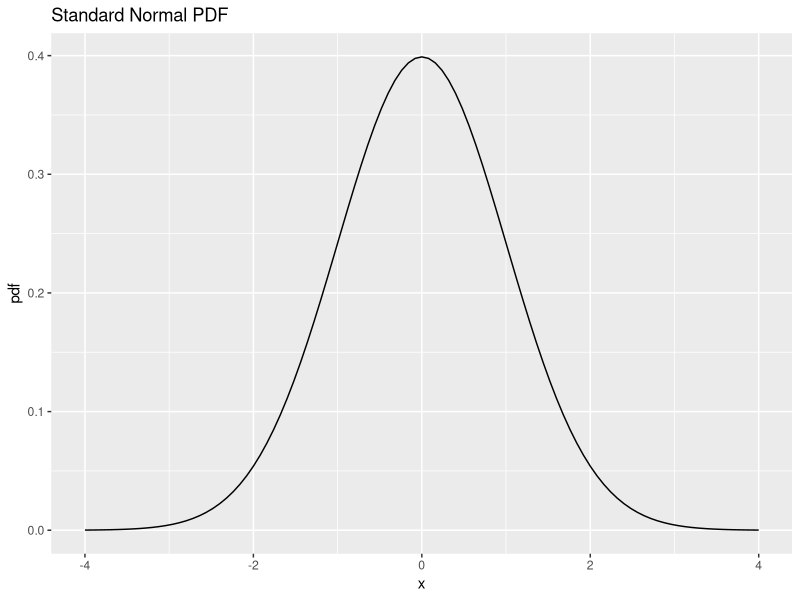
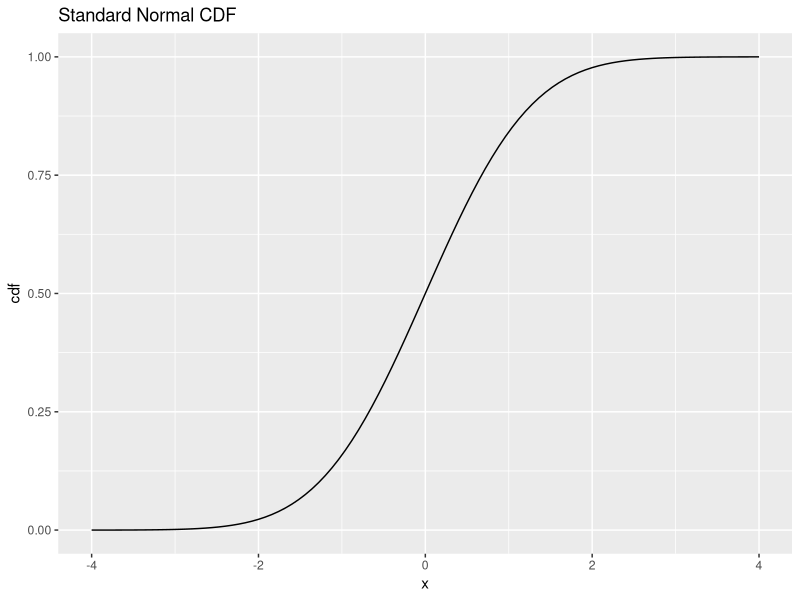
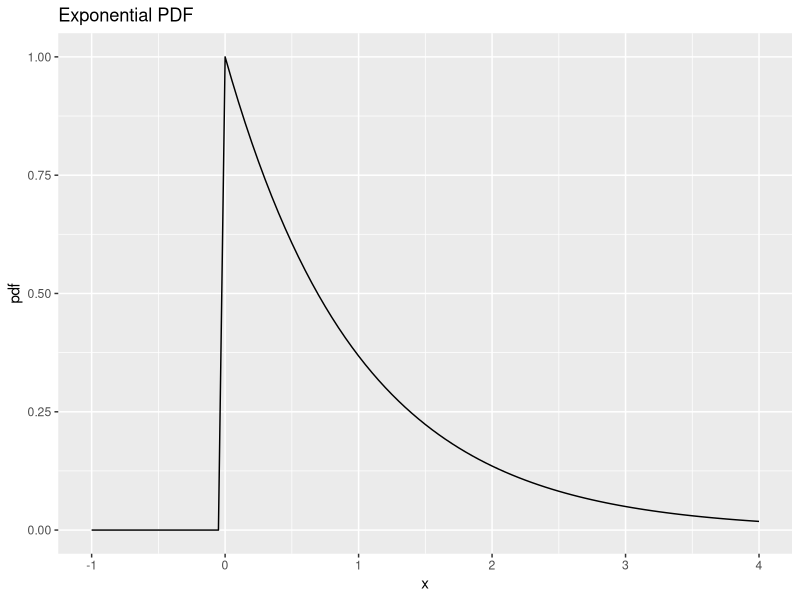
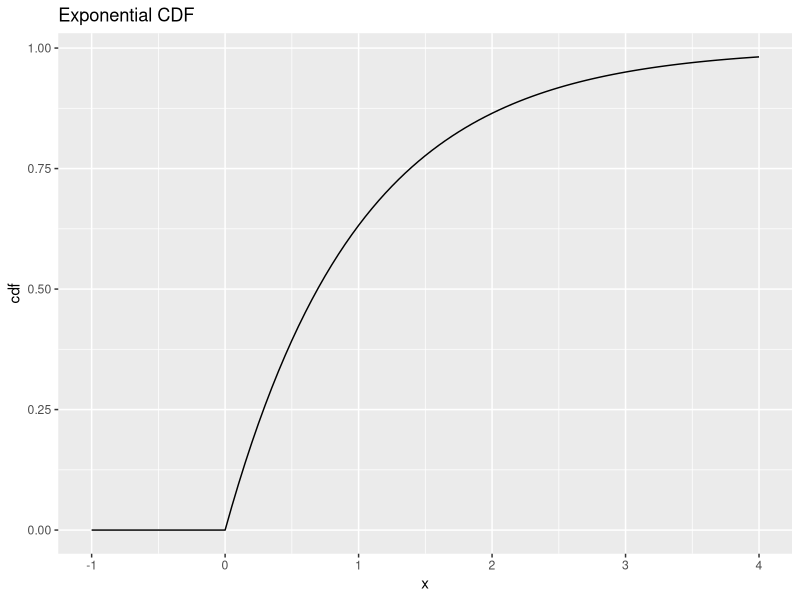
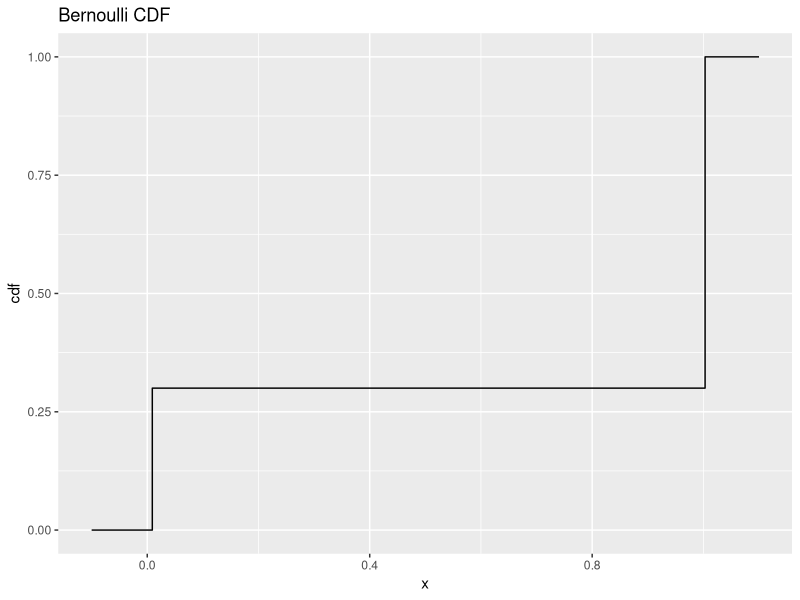
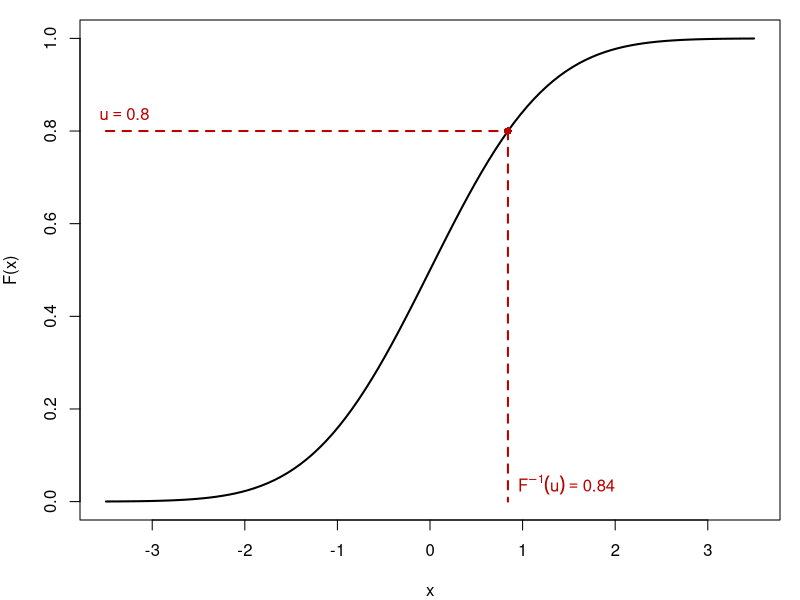

Recreate these plots in R, in order.

if(!(require(ggplot2))){install.packages('ggplot2')}
ggplot(data.frame(x = c(-4, 4)), aes(x = x)) +
stat_function(fun = dnorm) +
ylab("pdf") +
ggtitle("Standard Normal PDF")

if(!(require(ggplot2))){install.packages('ggplot2')}
ggplot(data.frame(x = c(-4, 4)), aes(x = x)) +
stat_function(fun = pnorm) +
ylab("cdf") +
ggtitle("Standard Normal CDF")


if(!(require(ggplot2))){install.packages('ggplot2')}
ggplot(data.frame(x = c(-1, 4)), aes(x = x)) +
stat_function(fun = dexp) +
ylab("pdf") +
ggtitle("Exponential PDF")

if(!(require(ggplot2))){install.packages('ggplot2')}
ggplot(data.frame(x = c(-1, 4)), aes(x = x)) +
stat_function(fun = pexp) +
ylab("cdf") +
ggtitle("Exponential CDF")



sfun0  <- stepfun(0:1, c(0., .3, 1.), f = 0)
x = seq(-.1, 1.1, length.out = 100)
df = data.frame(x = x, y = sfun0(x))
ggplot(df, aes(x,y)) + geom_step() +
ylab("cdf")  +
ggtitle("Bernoulli CDF")


# Inverse-CDF sampling picture (slide: "how a computer draws a random variable")
u <- 0.8; xq <- qnorm(u)
pdf("inverse-cdf.pdf", width = 4.2, height = 3.6, pointsize = 11)
par(mar = c(4, 4, 1, 1))
curve(pnorm(x), from = -3.5, to = 3.5, lwd = 2, xlab = "x", ylab = "F(x)")
segments(-3.5, u, xq, u, col = "#bb0000", lwd = 2, lty = 2)
segments(xq, u, xq, 0, col = "#bb0000", lwd = 2, lty = 2)
points(xq, u, pch = 16, col = "#bb0000")
text(-3.3, u, expression(u == 0.8), pos = 3, col = "#bb0000")
text(xq, 0.03, expression(F^-1 * (u) == 0.84), pos = 4, col = "#bb0000")
dev.off()
